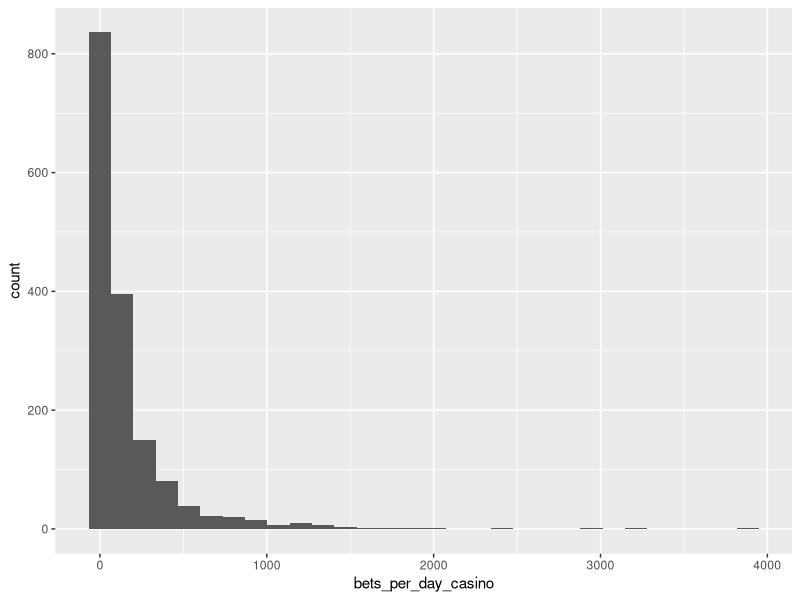
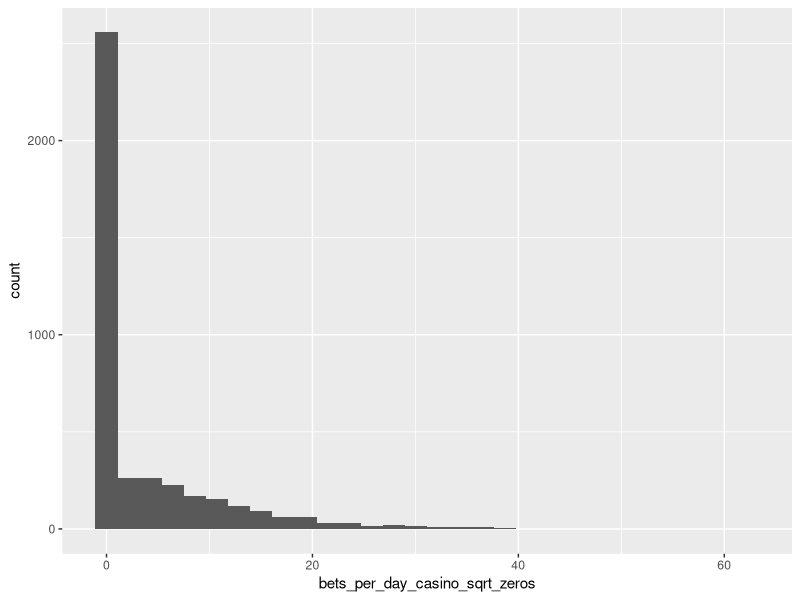
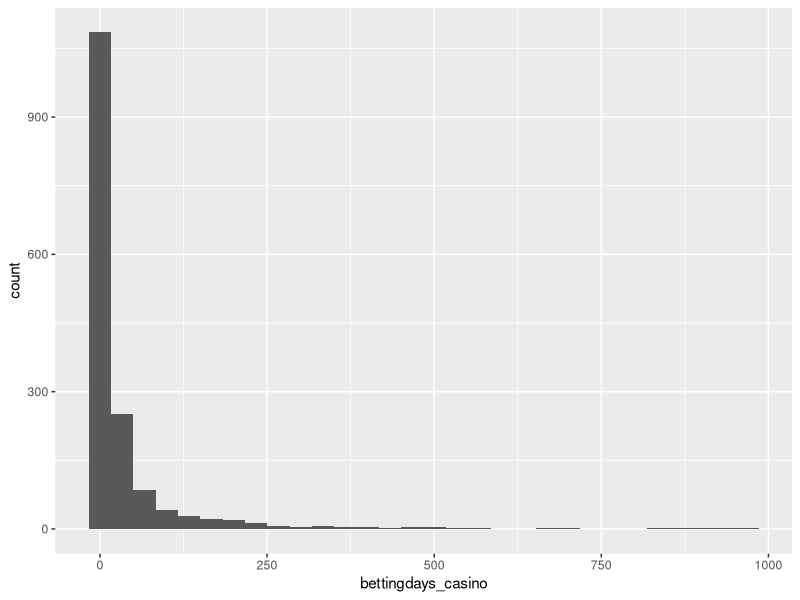
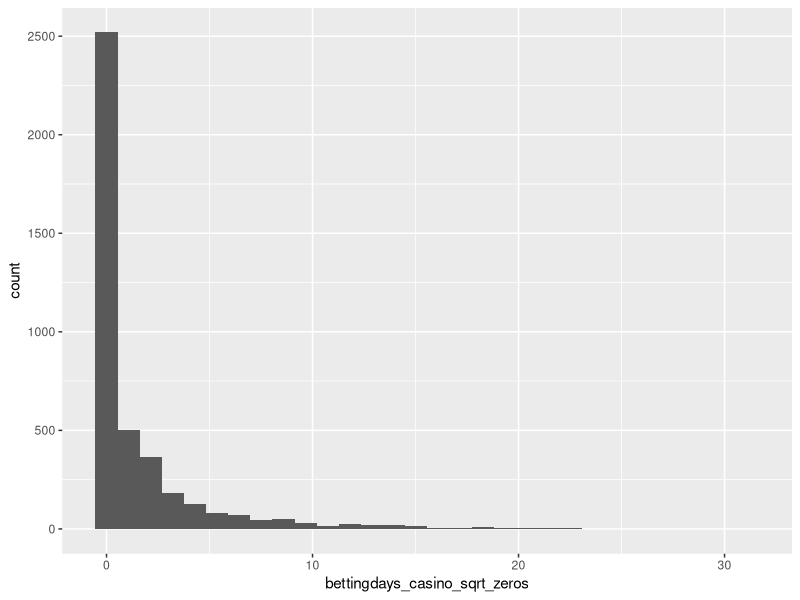
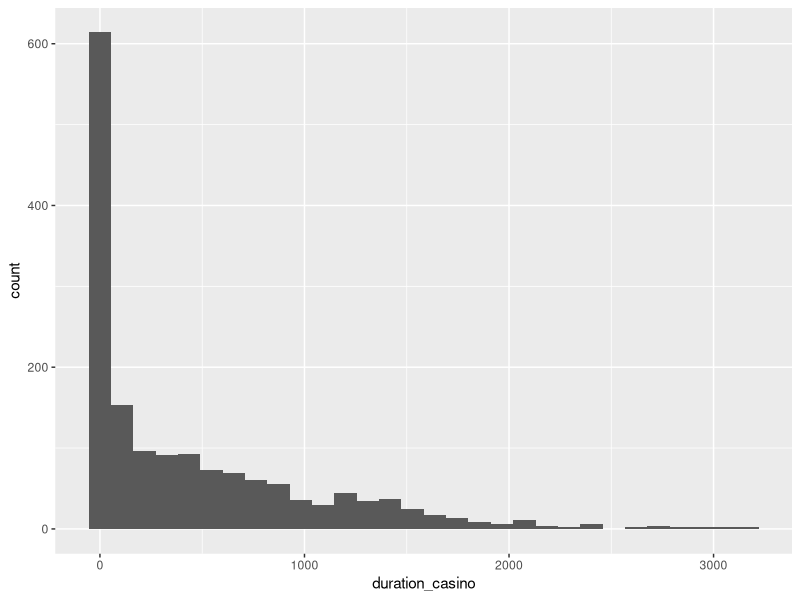
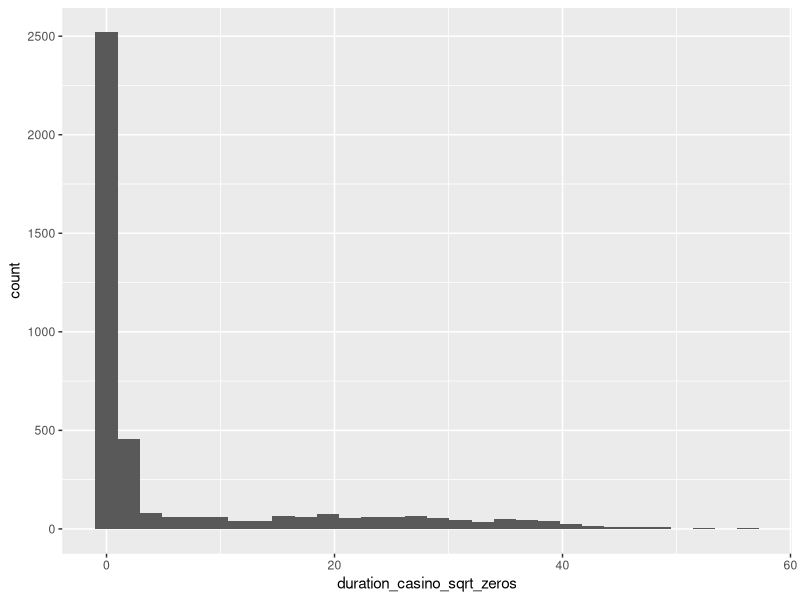
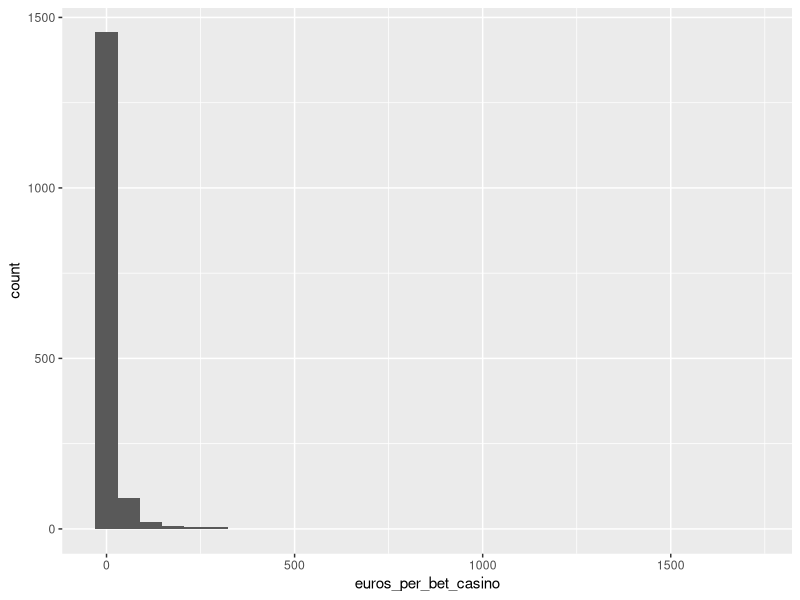
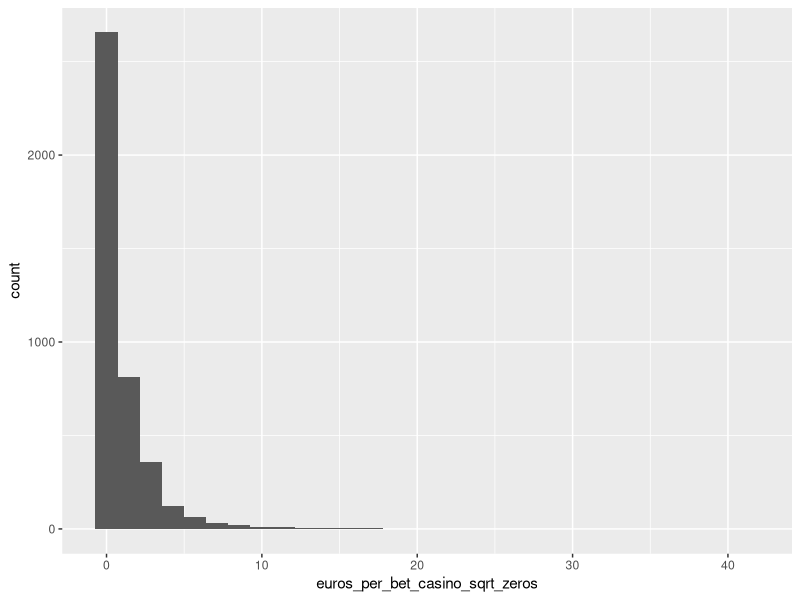

Write R code to recreate these figures, in order.
## ---- chunk 1
library(readr)
library(tibble)
library(dplyr)
library(magrittr)
library(ggplot2)
library(GGally)
## ---- chunk 2
df <- read_csv(file.path("..", 'data', 'raw', 'gambling.csv'))

print(dim(df))
df %>% 
    as_tibble() %>% 
    head()
## ---- chunk 3
df <- df %>% select(!contains('nonzero'))
## ---- chunk 4
df %>% filter(Missing_Daily_Transactions == 1)
## ---- chunk 5
# Remove records with missing gambling behavior. 
df <- df %>% 
  filter(Missing_Daily_Transactions == 0)

df %>% 
  summarise_all(funs(sum(is.na(.)))) %>% 
  t()
## ---- chunk 6
df <- df %>% select(!ends_with('_sqrt'))
## ---- chunk 7
casino_games <- df %>% select(contains('casino'), RG_case) 

# Produce Summary Stats
summary_df <- casino_games %>% 
  summarise_all(list(min = min, mean = mean,median = median, sd = sd, max = max),
                na.rm = TRUE)

col_names <-  sort(names(casino_games))
# Plot distribution of the casino game variables. 
for (i in seq_along(col_names)) {
  #print(i)
  a <- casino_games %>% 
    ggplot(., aes_string(x = col_names[i])) + 
      geom_histogram() 
  print(a)
}
## ---- chunk 8
for (i in seq_along(col_names)) {
  #print(i)
  a <- casino_games %>% 
    mutate(RG_case = as.factor(RG_case)) %>% 
    ggplot(., aes_string(y = col_names[i], x = "RG_case")) + 
      geom_boxplot() 
  print(a)
}
## ---- chunk 9
# Create data frame
live_action <- df %>% 
  select(contains('liveaction'), RG_case)

live_cols <-  sort(names(live_action))
# Plot distribution of the casino game variables. 
for (i in seq_along(live_cols)) {
  #print(i)
  a <- live_action %>% 
    ggplot(., aes_string(x = live_cols[i])) + 
      geom_histogram() +
      labs(title = live_cols[i])
  print(a)
}
## ---- chunk 10
for (i in seq_along(live_cols)) {
  #print(i)
  a <- live_action %>% 
    mutate(RG_case = as.factor(RG_case)) %>% 
    ggplot(., aes_string(y = live_cols[i], x="RG_case")) + 
      geom_boxplot() +
      labs(title = live_cols[i])
  print(a)
}
## ---- chunk 11
# Create data frame
fixedodds <- df %>% 
  select(contains('fixedodds'), RG_case)

fixed_odd_cols <-  sort(names(fixedodds))
# Plot distribution of the casino game variables. 
for (i in seq_along(fixed_odd_cols)) {
  #print(i)
  a <- fixedodds %>% 
    ggplot(., aes_string(x = fixed_odd_cols[i])) + 
      geom_histogram() +
      labs(title = fixed_odd_cols[i])
  print(a)
}
## ---- chunk 12
# Plot distribution of the casino game variables. 
for (i in seq_along(fixed_odd_cols)) {
  #print(i)
  a <- fixedodds %>% 
    mutate(RG_case = as.factor(RG_case)) %>% 
    ggplot(., aes_string(y = fixed_odd_cols[i], x = 'RG_case')) + 
      geom_boxplot() +
      labs(title = fixed_odd_cols[i])
  print(a)
}
